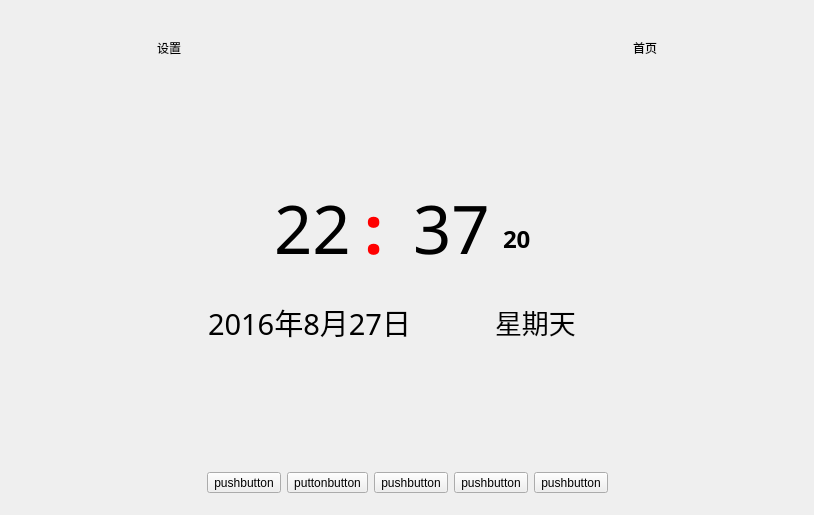
<?xml version="1.0" encoding="UTF-8"?>
<ui version="4.0">
 <class>Widget</class>
 <widget class="QWidget" name="Widget">
  <property name="geometry">
   <rect>
    <x>0</x>
    <y>0</y>
    <width>814</width>
    <height>515</height>
   </rect>
  </property>
  <property name="windowTitle">
   <string>Widget</string>
  </property>
  <layout class="QGridLayout" name="gridLayout">
   <item row="0" column="0">
    <layout class="QVBoxLayout" name="verticalLayout">
     <item>
      <widget class="QWidget" name="widget_Top" native="true">
       <layout class="QHBoxLayout" name="horizontalLayout">
        <item>
         <spacer name="horizontalSpacer">
          <property name="orientation">
           <enum>Qt::Horizontal</enum>
          </property>
          <property name="sizeHint" stdset="0">
           <size>
            <width>40</width>
            <height>20</height>
           </size>
          </property>
         </spacer>
        </item>
        <item>
         <widget class="QToolButton" name="tbnSetting">
          <property name="text">
           <string>设置</string>
          </property>
          <property name="autoRaise">
           <bool>true</bool>
          </property>
         </widget>
        </item>
        <item>
         <spacer name="horizontalSpacer_2">
          <property name="orientation">
           <enum>Qt::Horizontal</enum>
          </property>
          <property name="sizeHint" stdset="0">
           <size>
            <width>40</width>
            <height>20</height>
           </size>
          </property>
         </spacer>
        </item>
        <item>
         <widget class="QLabel" name="label_2">
          <property name="minimumSize">
           <size>
            <width>171</width>
            <height>51</height>
           </size>
          </property>
          <property name="styleSheet">
           <string notr="true">border-image: url(:/images/title.png);</string>
          </property>
          <property name="text">
           <string/>
          </property>
         </widget>
        </item>
        <item>
         <spacer name="horizontalSpacer_3">
          <property name="orientation">
           <enum>Qt::Horizontal</enum>
          </property>
          <property name="sizeHint" stdset="0">
           <size>
            <width>40</width>
            <height>20</height>
           </size>
          </property>
         </spacer>
        </item>
        <item>
         <widget class="QToolButton" name="tbnHome">
          <property name="text">
           <string>首页</string>
          </property>
          <property name="autoRaise">
           <bool>true</bool>
          </property>
         </widget>
        </item>
        <item>
         <spacer name="horizontalSpacer_4">
          <property name="orientation">
           <enum>Qt::Horizontal</enum>
          </property>
          <property name="sizeHint" stdset="0">
           <size>
            <width>40</width>
            <height>20</height>
           </size>
          </property>
         </spacer>
        </item>
       </layout>
      </widget>
     </item>
     <item>
      <widget class="QStackedWidget" name="stackedWidget">
       <property name="currentIndex">
        <number>1</number>
       </property>
       <widget class="QWidget" name="page">
        <layout class="QVBoxLayout" name="verticalLayout_2">
         <item>
          <widget class="QWidget" name="widget_Mid" native="true">
           <layout class="QHBoxLayout" name="horizontalLayout_4">
            <item>
             <widget class="QToolButton" name="tbnBedRoom">
              <property name="minimumSize">
               <size>
                <width>100</width>
                <height>80</height>
               </size>
              </property>
              <property name="text">
               <string>1</string>
              </property>
             </widget>
            </item>
            <item>
             <widget class="QToolButton" name="tbnParlor">
              <property name="minimumSize">
               <size>
                <width>100</width>
                <height>80</height>
               </size>
              </property>
              <property name="text">
               <string>2</string>
              </property>
             </widget>
            </item>
            <item>
             <widget class="QToolButton" name="tbnKitchen">
              <property name="minimumSize">
               <size>
                <width>100</width>
                <height>80</height>
               </size>
              </property>
              <property name="text">
               <string>3</string>
              </property>
             </widget>
            </item>
            <item>
             <widget class="QToolButton" name="tbnSafety">
              <property name="minimumSize">
               <size>
                <width>100</width>
                <height>80</height>
               </size>
              </property>
              <property name="text">
               <string>4</string>
              </property>
             </widget>
            </item>
           </layout>
          </widget>
         </item>
        </layout>
       </widget>
       <widget class="QWidget" name="page_2">
        <layout class="QGridLayout" name="gridLayout_3">
         <item row="0" column="0">
          <layout class="QGridLayout" name="gridLayout_2">
           <item row="0" column="2">
            <spacer name="verticalSpacer_2">
             <property name="orientation">
              <enum>Qt::Vertical</enum>
             </property>
             <property name="sizeHint" stdset="0">
              <size>
               <width>20</width>
               <height>40</height>
              </size>
             </property>
            </spacer>
           </item>
           <item row="1" column="0">
            <spacer name="horizontalSpacer_13">
             <property name="orientation">
              <enum>Qt::Horizontal</enum>
             </property>
             <property name="sizeHint" stdset="0">
              <size>
               <width>40</width>
               <height>20</height>
              </size>
             </property>
            </spacer>
           </item>
           <item row="1" column="1" rowspan="2" colspan="2">
            <widget class="QWidget" name="widget_data" native="true">
             <property name="minimumSize">
              <size>
               <width>532</width>
               <height>204</height>
              </size>
             </property>
             <layout class="QVBoxLayout" name="verticalLayout_3">
              <item>
               <layout class="QHBoxLayout" name="horizontalLayout_6">
                <item>
                 <spacer name="horizontalSpacer_8">
                  <property name="orientation">
                   <enum>Qt::Horizontal</enum>
                  </property>
                  <property name="sizeHint" stdset="0">
                   <size>
                    <width>40</width>
                    <height>20</height>
                   </size>
                  </property>
                 </spacer>
                </item>
                <item>
                 <layout class="QHBoxLayout" name="horizontalLayout_5">
                  <item>
                   <widget class="QLabel" name="label_hour">
                    <property name="minimumSize">
                     <size>
                      <width>84</width>
                      <height>83</height>
                     </size>
                    </property>
                    <property name="font">
                     <font>
                      <family>黑体</family>
                      <pointsize>50</pointsize>
                     </font>
                    </property>
                    <property name="text">
                     <string>22</string>
                    </property>
                   </widget>
                  </item>
                  <item>
                   <widget class="QLabel" name="label_5">
                    <property name="minimumSize">
                     <size>
                      <width>43</width>
                      <height>83</height>
                     </size>
                    </property>
                    <property name="font">
                     <font>
                      <family>黑体</family>
                      <pointsize>26</pointsize>
                      <weight>75</weight>
                      <bold>true</bold>
                     </font>
                    </property>
                    <property name="text">
                     <string>&lt;html&gt;&lt;head/&gt;&lt;body&gt;&lt;p&gt;&lt;span style=&quot; font-size:50pt; color:#ff0000;&quot;&gt;:&lt;/span&gt;&lt;/p&gt;&lt;/body&gt;&lt;/html&gt;</string>
                    </property>
                   </widget>
                  </item>
                  <item>
                   <widget class="QLabel" name="label_min">
                    <property name="minimumSize">
                     <size>
                      <width>84</width>
                      <height>83</height>
                     </size>
                    </property>
                    <property name="font">
                     <font>
                      <family>黑体</family>
                      <pointsize>50</pointsize>
                     </font>
                    </property>
                    <property name="text">
                     <string>37</string>
                    </property>
                   </widget>
                  </item>
                 </layout>
                </item>
                <item>
                 <widget class="QLabel" name="label_sec">
                  <property name="minimumSize">
                   <size>
                    <width>38</width>
                    <height>85</height>
                   </size>
                  </property>
                  <property name="font">
                   <font>
                    <family>黑体</family>
                    <pointsize>28</pointsize>
                    <weight>75</weight>
                    <bold>true</bold>
                   </font>
                  </property>
                  <property name="text">
                   <string>&lt;html&gt;&lt;head/&gt;&lt;body&gt;&lt;p&gt;&lt;span style=&quot; vertical-align:sub;&quot;&gt;20&lt;/span&gt;&lt;/p&gt;&lt;/body&gt;&lt;/html&gt;</string>
                  </property>
                 </widget>
                </item>
                <item>
                 <spacer name="horizontalSpacer_7">
                  <property name="orientation">
                   <enum>Qt::Horizontal</enum>
                  </property>
                  <property name="sizeHint" stdset="0">
                   <size>
                    <width>40</width>
                    <height>20</height>
                   </size>
                  </property>
                 </spacer>
                </item>
               </layout>
              </item>
              <item>
               <layout class="QHBoxLayout" name="horizontalLayout_8">
                <item>
                 <spacer name="horizontalSpacer_9">
                  <property name="orientation">
                   <enum>Qt::Horizontal</enum>
                  </property>
                  <property name="sizeHint" stdset="0">
                   <size>
                    <width>40</width>
                    <height>20</height>
                   </size>
                  </property>
                 </spacer>
                </item>
                <item>
                 <layout class="QHBoxLayout" name="horizontalLayout_7">
                  <item>
                   <widget class="QLabel" name="label_data">
                    <property name="minimumSize">
                     <size>
                      <width>241</width>
                      <height>72</height>
                     </size>
                    </property>
                    <property name="font">
                     <font>
                      <family>楷体</family>
                      <pointsize>22</pointsize>
                     </font>
                    </property>
                    <property name="text">
                     <string>2016年8月27日</string>
                    </property>
                   </widget>
                  </item>
                  <item>
                   <spacer name="horizontalSpacer_11">
                    <property name="orientation">
                     <enum>Qt::Horizontal</enum>
                    </property>
                    <property name="sizeHint" stdset="0">
                     <size>
                      <width>40</width>
                      <height>20</height>
                     </size>
                    </property>
                   </spacer>
                  </item>
                  <item>
                   <widget class="QLabel" name="label_week">
                    <property name="minimumSize">
                     <size>
                      <width>111</width>
                      <height>51</height>
                     </size>
                    </property>
                    <property name="font">
                     <font>
                      <family>楷体</family>
                      <pointsize>20</pointsize>
                     </font>
                    </property>
                    <property name="text">
                     <string>星期天</string>
                    </property>
                   </widget>
                  </item>
                 </layout>
                </item>
                <item>
                 <spacer name="horizontalSpacer_10">
                  <property name="orientation">
                   <enum>Qt::Horizontal</enum>
                  </property>
                  <property name="sizeHint" stdset="0">
                   <size>
                    <width>40</width>
                    <height>20</height>
                   </size>
                  </property>
                 </spacer>
                </item>
               </layout>
              </item>
             </layout>
            </widget>
           </item>
           <item row="2" column="3">
            <spacer name="horizontalSpacer_12">
             <property name="orientation">
              <enum>Qt::Horizontal</enum>
             </property>
             <property name="sizeHint" stdset="0">
              <size>
               <width>40</width>
               <height>20</height>
              </size>
             </property>
            </spacer>
           </item>
           <item row="3" column="1">
            <spacer name="verticalSpacer">
             <property name="orientation">
              <enum>Qt::Vertical</enum>
             </property>
             <property name="sizeHint" stdset="0">
              <size>
               <width>20</width>
               <height>40</height>
              </size>
             </property>
            </spacer>
           </item>
          </layout>
         </item>
        </layout>
       </widget>
      </widget>
     </item>
     <item>
      <widget class="QWidget" name="widget_Bottom" native="true">
       <layout class="QHBoxLayout" name="horizontalLayout_2">
        <item>
         <spacer name="horizontalSpacer_5">
          <property name="orientation">
           <enum>Qt::Horizontal</enum>
          </property>
          <property name="sizeHint" stdset="0">
           <size>
            <width>40</width>
            <height>20</height>
           </size>
          </property>
         </spacer>
        </item>
        <item>
         <widget class="QToolButton" name="tbnControl">
          <property name="text">
           <string>pushbutton</string>
          </property>
         </widget>
        </item>
        <item>
         <widget class="QToolButton" name="tbnCurtain">
          <property name="text">
           <string>puttonbutton</string>
          </property>
         </widget>
        </item>
        <item>
         <widget class="QToolButton" name="tbnMusic">
          <property name="text">
           <string>pushbutton</string>
          </property>
         </widget>
        </item>
        <item>
         <widget class="QToolButton" name="tbnModel">
          <property name="text">
           <string>pushbutton</string>
          </property>
         </widget>
        </item>
        <item>
         <widget class="QToolButton" name="tbnStasistion">
          <property name="text">
           <string>pushbutton</string>
          </property>
         </widget>
        </item>
        <item>
         <spacer name="horizontalSpacer_6">
          <property name="orientation">
           <enum>Qt::Horizontal</enum>
          </property>
          <property name="sizeHint" stdset="0">
           <size>
            <width>40</width>
            <height>20</height>
           </size>
          </property>
         </spacer>
        </item>
       </layout>
      </widget>
     </item>
    </layout>
   </item>
  </layout>
 </widget>
 <layoutdefault spacing="6" margin="11"/>
 <resources/>
 <connections/>
</ui>
